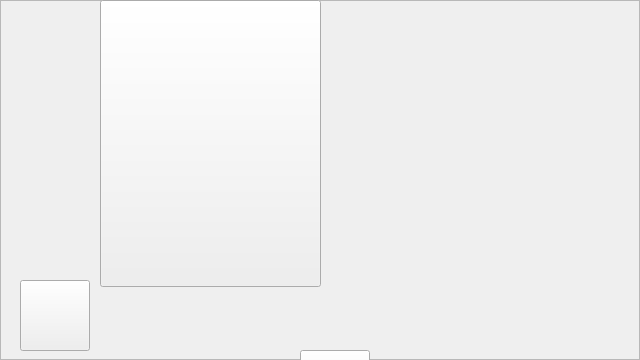
<?xml version="1.0" encoding="UTF-8"?>
<ui version="4.0">
 <class>GameTypeFrame</class>
 <widget class="QFrame" name="GameTypeFrame">
  <property name="geometry">
   <rect>
    <x>0</x>
    <y>0</y>
    <width>640</width>
    <height>360</height>
   </rect>
  </property>
  <property name="minimumSize">
   <size>
    <width>640</width>
    <height>360</height>
   </size>
  </property>
  <property name="windowTitle">
   <string>Frame</string>
  </property>
  <property name="styleSheet">
   <string notr="true">border-image: url(:/image/images/backgrounds/2ndScreen_Background.jpg);</string>
  </property>
  <property name="frameShape">
   <enum>QFrame::StyledPanel</enum>
  </property>
  <property name="frameShadow">
   <enum>QFrame::Raised</enum>
  </property>
  <widget class="QPushButton" name="pushButton">
   <property name="geometry">
    <rect>
     <x>20</x>
     <y>280</y>
     <width>70</width>
     <height>71</height>
    </rect>
   </property>
   <property name="minimumSize">
    <size>
     <width>70</width>
     <height>71</height>
    </size>
   </property>
   <property name="styleSheet">
    <string notr="true">border-image: url(:/image/images/Main Btns/Normal Btns/Btns_Slices_52.png);</string>
   </property>
   <property name="text">
    <string/>
   </property>
  </widget>
  <widget class="QPushButton" name="pushButton_2">
   <property name="geometry">
    <rect>
     <x>100</x>
     <y>0</y>
     <width>221</width>
     <height>287</height>
    </rect>
   </property>
   <property name="styleSheet">
    <string notr="true">border-image: url(:/image/images/Main Btns/Btns_Slices_25.png);</string>
   </property>
   <property name="text">
    <string/>
   </property>
  </widget>
  <widget class="QPushButton" name="pushButton_3">
   <property name="geometry">
    <rect>
     <x>300</x>
     <y>350</y>
     <width>70</width>
     <height>71</height>
    </rect>
   </property>
   <property name="minimumSize">
    <size>
     <width>70</width>
     <height>71</height>
    </size>
   </property>
   <property name="styleSheet">
    <string notr="true">border-image: url(:/image/images/Main Btns/Normal Btns/Btns_Slices_52.png);</string>
   </property>
   <property name="text">
    <string/>
   </property>
  </widget>
 </widget>
 <resources/>
 <connections/>
</ui>
